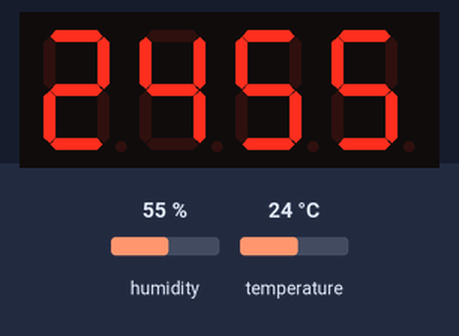
This sketch was run on a simulated Arduino Uno, built with avr-gcc and run on an emulated ATmega328P. Parts: 4-digit seven-segment display. Inputs (shaded band) come from the test bench; at power-on: humidity 55 %, temperature 24 °C.

Above: at 1.8 s.
1.9 s: humidity set to 22 %
At 3.1 s:
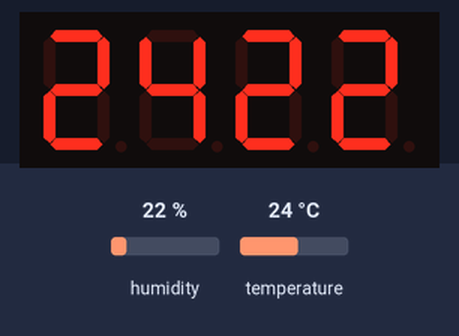
4.7 s: temperature set to 12 °C
At 6.0 s:
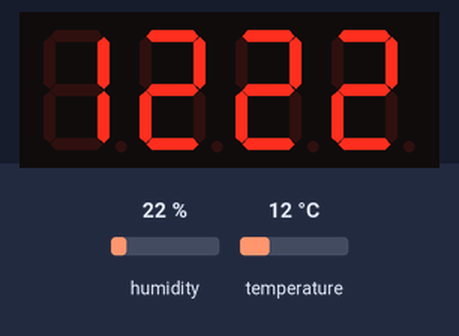
7.6 s: humidity set to 40 %
At 8.4 s:
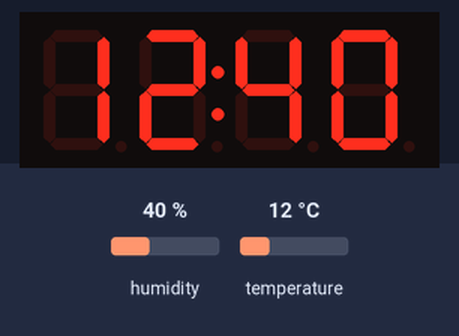
10.0 s: temperature set to 19 °C
At 11.1 s:
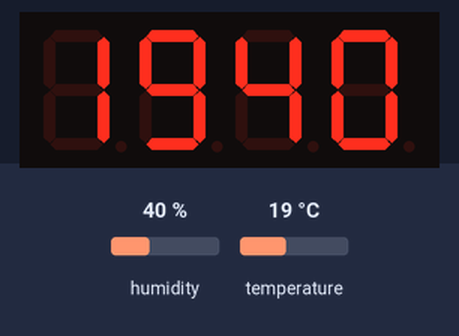
Timing chart, 0 to 13.0 s (numbered marks = the images above; inputs shaded):
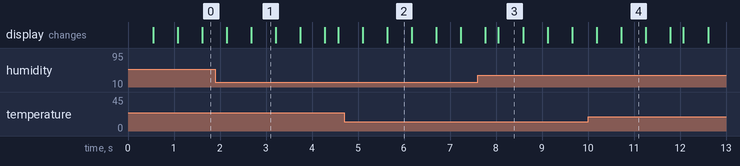

The sketch:

arduino_nano_dht11_tm1637.ino
```cpp
//使用的库 timerone; Grove 4  Digit Display; SimpleDHT;
//从DHT11读温湿度 显示到数码管
//建议使用lg8f328p 这个国产兼容芯，因为这货3.3V也是16MHZ 电压范围是5.5-3V 啥也不用管，直接用18650电池供电就行 不用非得5V或者3.3V要求供电

//
/*******************************************************************************/
#include  <TimerOne.h>

#include <TM1637.h>
#define ON 1
#define OFF 0
#include <SimpleDHT.h>

int8_t TimeDisp[] = { 0x00, 0x00, 0x00, 0x00 };
unsigned char ClockPoint = 1;
unsigned char Update;
unsigned char halfsecond = 0;
unsigned char second;
unsigned char minute = 0;
unsigned char hour = 12;

int pinDHT11 = 11;
SimpleDHT11 dht11(pinDHT11);

#define CLK 6 //pins definitions for TM1637 and can be changed to other ports
#define DIO 7
TM1637 tm1637(CLK, DIO);

void setup() {
	tm1637.set(BRIGHT_TYPICAL); //BRIGHT_TYPICAL = 2,BRIGHT_DARKEST = 0,BRIGHTEST = 7;

	tm1637.init();
	Timer1.initialize(500000);         //timing for 500ms
	Timer1.attachInterrupt(TimingISR); //declare the interrupt serve routine:TimingISR
}
void readDht11() {
	byte temperature = 0;
	byte humidity = 0;
	int err = SimpleDHTErrSuccess;
	if ((err = dht11.read(&temperature, &humidity, NULL)) != SimpleDHTErrSuccess) { // @suppress("Ambiguous problem")
		//  Serial.print("Read DHT11 failed, err="); Serial.println(err);delay(1000);
		return;
	}
	hour = (int) temperature;
	minute = (int) humidity;
}
void loop() {

	if (Update == ON) {
		TimeUpdate();
		tm1637.display(TimeDisp);
	}
	delay(250);
}
void TimingISR() {
	halfsecond++;
	Update = ON;

	// Serial.println(second);
	ClockPoint = !ClockPoint;

	if (halfsecond == 2) {
		halfsecond = 0;

	}
}
void TimeUpdate(void) {
	if (ClockPoint)
		tm1637.point(POINT_ON);
	else
		tm1637.point(POINT_OFF);
	TimeDisp[0] = hour / 10;
	TimeDisp[1] = hour % 10;
	TimeDisp[2] = minute / 10;
	TimeDisp[3] = minute % 10;
	readDht11();
	Update = OFF;
}
```

Measured:
- after the input at 1.9 s, the display: first differs from a run without the input after 0.78 s (image 1)
- after the input at 4.7 s, the display: first differs from a run without the input after 0.93 s (image 2)
- after the input at 7.6 s, the display: first differs from a run without the input after 0.45 s (image 3)
- after the input at 10.0 s, the display: first differs from a run without the input after 0.72 s (image 4)
